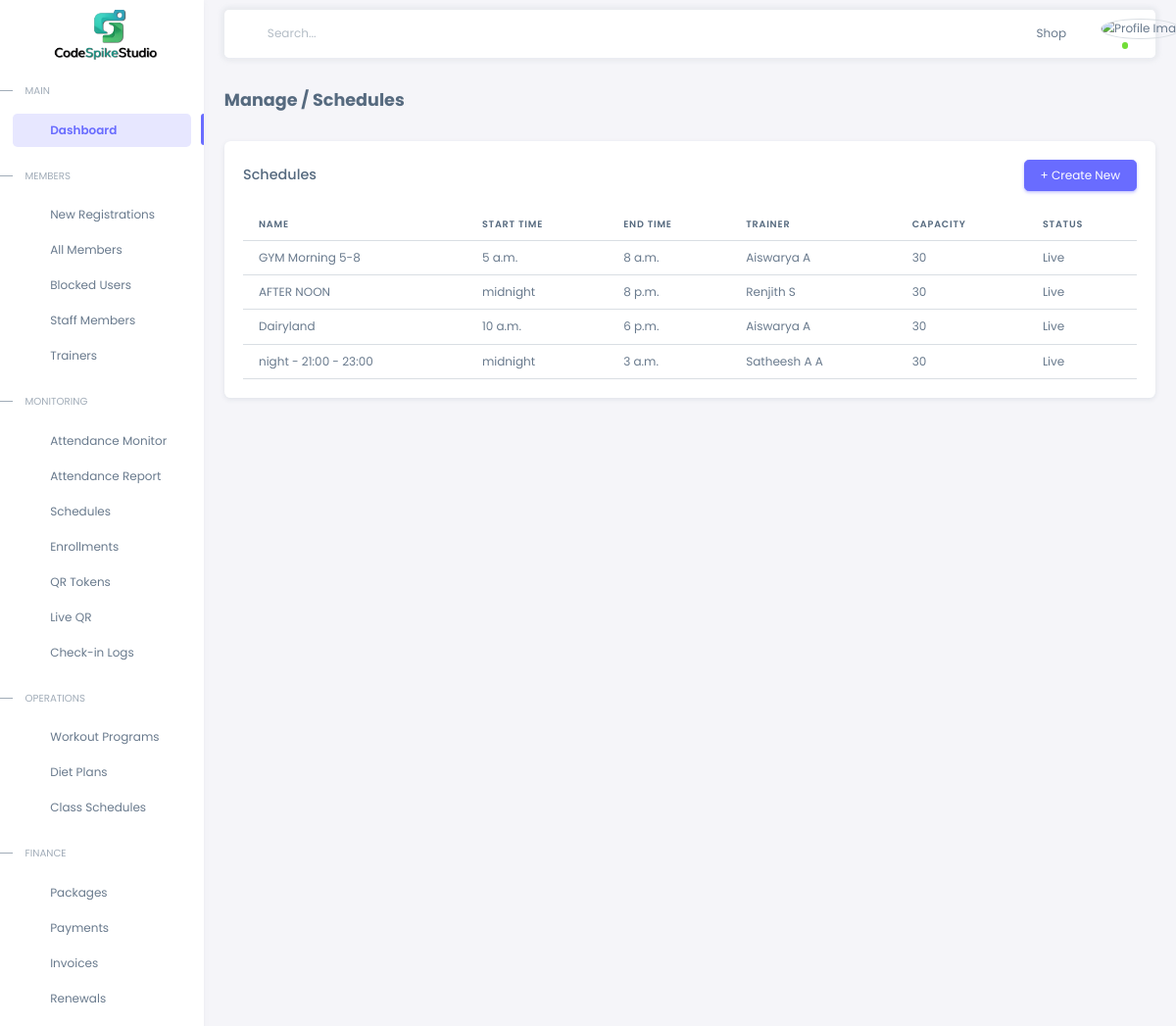
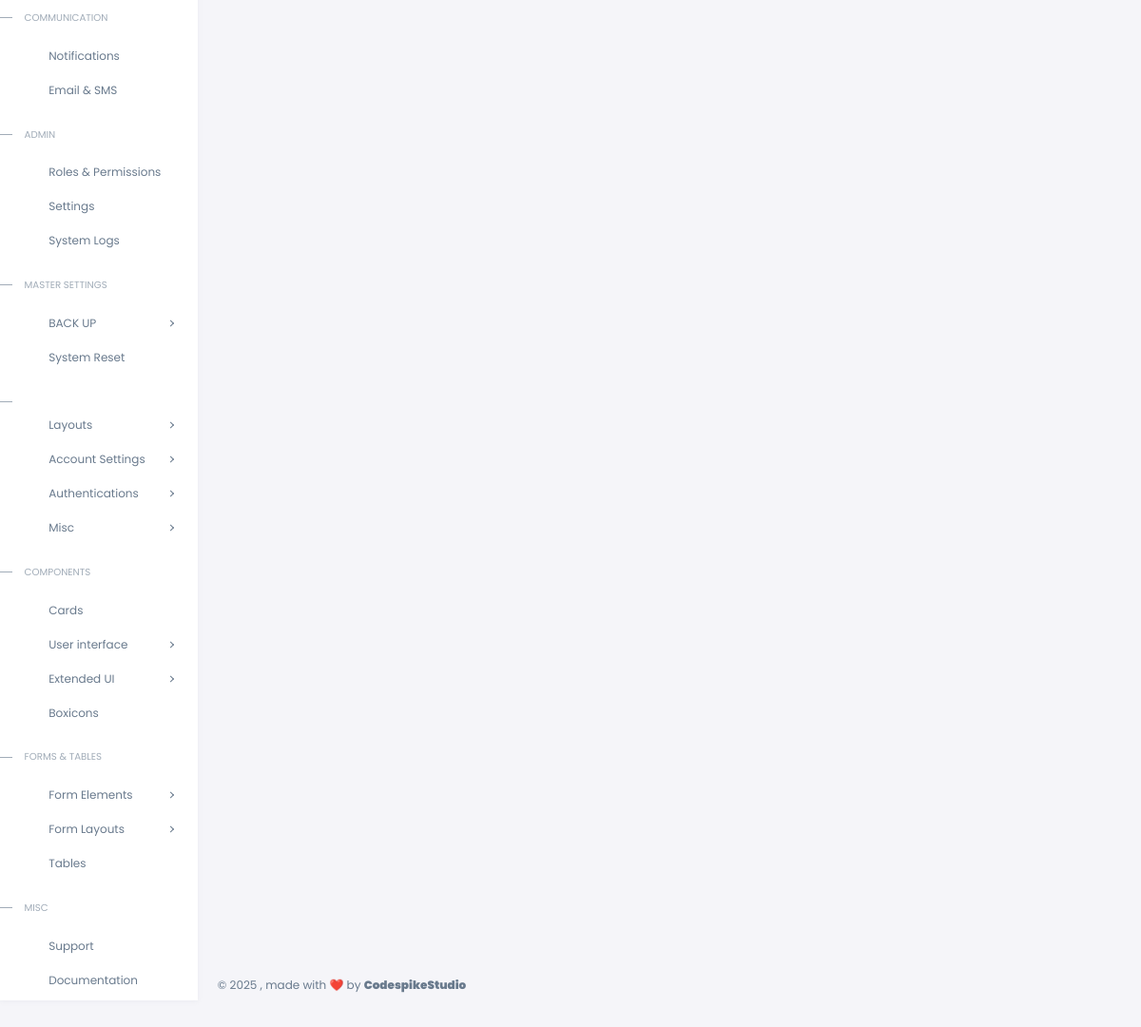
Page /schedule/ on the committed database (2 pictures, top to bottom).
### attendance/models.py (models this page shows, shortened)
class Schedule(models.Model):
    SESSION_STATUS = [
        ('upcoming', 'Upcoming'),
        ('live', 'Live'),
        ('ended', 'Ended'),
    ]
    name = models.CharField(max_length=100)  # e.g., "Zumba", "HIIT"
    trainer = models.ForeignKey(
        settings.AUTH_USER_MODEL,
        on_delete=models.SET_NULL,
        null=True,
        blank=True,
        related_name='trainer_schedules'
    )
    start_time = models.TimeField()  # Only time, not date
    end_time = models.TimeField()
    capacity = models.PositiveIntegerField(default=30)
    status = models.CharField(max_length=10, choices=SESSION_STATUS, default='upcoming')
    created_at = models.DateTimeField(auto_now_add=True)

### accounts/models.py (models this page shows, shortened)
class CustomUser(AbstractUser):
    username = models.CharField(max_length=20, unique=True, blank=True, null=True)
    phone_number = models.CharField(max_length=15, unique=True)
    member_id = models.BigAutoField(primary_key=True)
    join_date = models.DateField(auto_now_add=True)
    STAFF_ROLES = [
        ('Admin', 'Admin'),
        ('Manager', 'Manager'),
        ('Employee', 'Employee'),
        ('Customer', 'Customer'),
        ('Member', 'Member'),
        ('Trainer', 'Trainer'),
    ]
    staff_role = models.CharField(max_length=100, choices=STAFF_ROLES)
    email = models.EmailField(unique=True)
    address = models.TextField(blank=True, null=True)
    city = models.CharField(max_length=100, blank=True, null=True)
    state = models.CharField(max_length=100, blank=True, null=True)
    pincode = models.CharField(max_length=10, blank=True, null=True)
    date_of_birth = models.DateField(blank=True, null=True)
    GENDER_CHOICES = [
        ('Male', 'Male'),
        ('Female', 'Female'),
        ('Other', 'Other'),
    ]
    gender = models.CharField(max_length=10, choices=GENDER_CHOICES, blank=True, null=True)
    profile_image = models.ImageField(
        upload_to='profile_pics/',
        blank=True,
        null=True,
        validators=[FileExtensionValidator(allowed_extensions=['jpg', 'jpeg', 'png'])]
    )
    package = models.ForeignKey(Package, null=True, blank=True, on_delete=models.SET_NULL)
    is_active = models.BooleanField(default=True)
    on_subscription = models.BooleanField(default=False)
    is_staff = models.BooleanField(default=False)
    groups = models.ManyToManyField(Group, related_name="customuser_set", blank=True)
    user_permissions = models.ManyToManyField(Permission, related_name="customuser_permissions_set", blank=True)
    objects = CustomUserManager()
    USERNAME_FIELD = 'phone_number'
    REQUIRED_FIELDS = ['first_name', 'last_name', 'email']

### attendance/views.py (the view)
# urls.py: path('schedule/', views.ScheduleListView.as_view(), name='schedule_list'),
class ScheduleListView(ListView):
    model = Schedule
    template_name = 'attendance/schedule_list.html'
    context_object_name = 'schedules'
    paginate_by = 20
    def get_context_data(self, **kwargs):
        context = super().get_context_data(**kwargs)
        context['page_obj'] = context.get('page_obj')  # Ensures pagination works if included
        return context

### templates/attendance/schedule_list.html (shortened to what this page needs)
{% extends 'advadmin/index.html' %}
{% block content %}
<div class="container-xxl flex-grow-1 container-p-y">
  <h4 class="fw-bold py-3 mb-4">Manage / Schedules</h4>
  <div class="card">
    <div class="card-header d-flex justify-content-between align-items-center">
      <h5 class="mb-0">Schedules</h5>
      <a href="{% url 'schedule_create' %}" class="btn btn-primary">+ Create New</a>
    </div>
    <div class="card-body">
      <div class="table-responsive">
        <table class="table table-hover">
         <thead>
          <tr>
            <th>Name</th>
            <th>Start Time</th>
            <th>End Time</th>
            <th>Trainer</th>
            <th>Capacity</th>
            <th>Status</th>
          </tr>
        </thead>
        <tbody>
          {% for schedule in schedules %}
          <tr>
            <td>{{ schedule.name }}</td>
            <td>{{ schedule.start_time }}</td>
            <td>{{ schedule.end_time }}</td>
            <td>{{ schedule.trainer.get_full_name }}</td>
            <td>{{ schedule.capacity }}</td>
            <td>{{ schedule.get_status_display }}</td>
          </tr>
          {% endfor %}
        </tbody>
        </table>
      </div>
    </div>
  </div>
</div>
{% endblock %}

### rows in the picture
Schedule: name "GYM Morning 5-8", start_time "5 a.m.", end_time "8 a.m.", trainer.get_full_name "Aiswarya A", capacity "30", status "Live"
Schedule: name "AFTER NOON", start_time "midnight", end_time "8 p.m.", trainer.get_full_name "Renjith S", capacity "30", status "Live"
Schedule: name "Dairyland", start_time "10 a.m.", end_time "6 p.m.", trainer.get_full_name "Aiswarya A", capacity "30", status "Live"
Schedule: name "night - 21:00 - 23:00", start_time "midnight", end_time "3 a.m.", trainer.get_full_name "Satheesh A A", capacity "30", status "Live"
